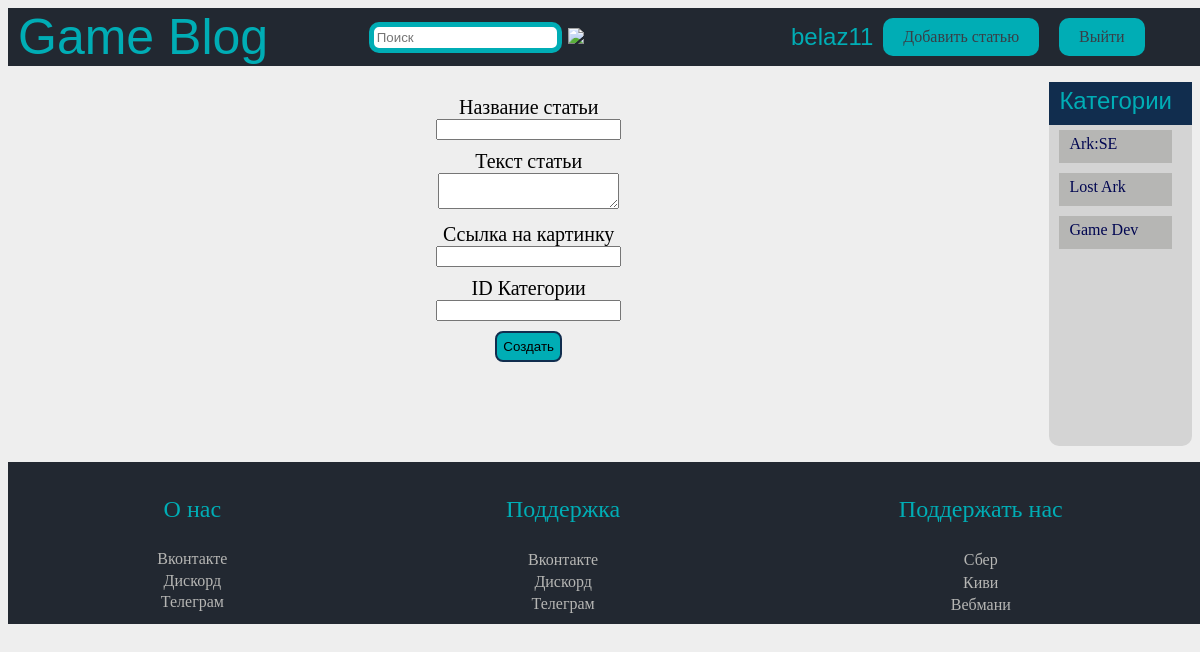
Screenshot of /create_article (signed in) with the database file from the repository.
### database.py (models this page shows, shortened)
class Users(db.Model, UserMixin):
    id = db.Column(db.Integer, primary_key=True, autoincrement=True)
    name = db.Column(db.String(70), nullable=True)
    mail = db.Column(db.String(70), nullable=True, unique=True)
    password = db.Column(db.String(255), nullable=True)
    admin_field = db.Column(db.Boolean, default=False)

class Categories(db.Model):
    id = db.Column(db.Integer, primary_key=True, autoincrement=True)
    name = db.Column(db.String, nullable=True)

### app.py (the view, shortened to what this page needs)
@app.route('/create_article', methods=['GET', 'POST'])
@login_required
def create_article():
    categories = Categories.query.all()
    article_form = ArticleForm()
    return render_template('new_article.html', form=article_form, categories=categories)

### forms.py
class ArticleForm(FlaskForm):
    title = StringField('Название статьи', validators=[DataRequired()], widget=TextInput())
    body = StringField('Текст статьи', validators=[DataRequired()], widget=TextArea())
    category_id = IntegerField('ID Категории', validators=[DataRequired()], widget=TextInput('number'))
    image = StringField('Ссылка на картинку', widget=TextInput())

### app.py (called while the page is built)
@login.user_loader
def load_user(user_id):
    return Users.query.get(int(user_id))

### templates/new_article.html (shortened to what this page needs)
{% extends 'base.html' %}
{% block custom %}
    <link rel="stylesheet" href={{ url_for('static', filename='new_article.css') }}>
{% endblock %}
{% block any_content %}
    <form action="{{ url_for('create_article') }}" method="POST" class="main_create">
        <div class="form-block"><p class="block-label">{{ form.title.label }}</p>{{ form.title(class_="block") }}</div>
        <div class="form-block"><p class="block-label">{{ form.body.label }}</p>{{ form.body(class_="block") }}</div>
        <div class="form-block"><p class="block-label">{{ form.image.label }}</p>{{ form.image(class_="block") }}</div>
        <div class="form-block"><p
                class="block-label">{{ form.category_id.label }}</p>{{ form.category_id(class_="block") }}</div>
        <button type="submit" class="button_create">Создать</button>
    </form>
{% endblock %}

### templates/base.html (shortened to what this page needs)
<!DOCTYPE html>
<html lang="ru">
<head>
    {% block custom %}
    {% endblock %}
    <link rel="stylesheet" href={{ url_for('static', filename='style.css') }}>
</head>
<body>
<header>
    <a href="{{ url_for('homepage') }}" class="logo">Game Blog</a>
    <form action="{{ url_for('search') }}">
        <input name="text" class="search" type="search" placeholder="Поиск" aria-label="Поиск">
        <button type="submit">
            <img src="https://img.icons8.com/material-sharp/24/000000/search.png"/>
        </button>
    </form>
    {% if current_user.is_authenticated %}
        <but>
            <a href="#" class="nick-label">{{ current_user.name }}</a>
            <a class="buttons" aria-current="page" href="{{ url_for('create_article') }}">Добавить статью</a>
            <a href="{{ url_for('logout') }}" class="buttons">Выйти</a>
        </but>
    {% else %}
        <but>
            <a class="buttons" href={{ url_for('singup') }}>Sing Up</a>
            <a class="buttons" href={{ url_for('singin') }}>Sing In</a>
        </but>
    {% endif %}
</header>
<main>
    {% block any_content %}
    {% endblock %}
    <ul class="categories">
        <li class="header">
            Категории
        </li>
        {% for categoria in categories %}
            <li class="dropdown">
                <a href=" {{ url_for('categor', cat=categoria.id) }} ">{{ categoria.name }}</a>
            </li>
        {% endfor %}
    </ul>
</main>
<footer>
    <div class="block-footer">
        <p>О нас</p>
        <div class="lin"><a href="#">Вконтакте</a></div>
        <div class="lin"><a href="#">Дискорд</a></div>
        <div class="lin"><a href="#">Телеграм</a></div>
    </div>
    <div class="block-footer">
        <p>Поддержка</p>
        <div class="lin"><a href="#">Вконтакте</a></div>
        <div class="lin"><a href="#">Дискорд</a></div>
        <div class="lin"><a href="#">Телеграм</a></div>
    </div>
    <div class="block-footer">
        <p>Поддержать нас</p>
        <div class="lin"><a href="#">Сбер</a></div>
        <div class="lin"><a href="#">Киви</a></div>
        <div class="lin"><a href="#">Вебмани</a></div>
    </div>
</footer>
</body>
</html>

### static/new_article.css (style rules this page uses)
.main_create { margin: 20px 10px 100px 10px; align-items: center; display: flex; flex-direction: column; width: 100%; }
.button_create { padding: 6px; border-radius: 8px; border: 2px solid #112D4E; margin-top: 10px; background: #00ADB5; max-width: 10%; }
.block-label { margin: 0; text-align: center; font-size: 20px; }
.form-block { margin-top: 10px; }

### static/style.css (style rules this page uses)
body { background-color: #EEEEEE; }
header { top: 0; left: 0; width: 100%; margin: auto; padding-left: 10px; background-color: #222831; display: flex; min-height: auto; }
header a { text-decoration: none; }
.logo { color: #00ADB5 !important; font-size: 50px; font-family: Dubai, sans-serif; }
header .buttons { padding: 10px 20px 10px 20px; background-color: #00ADB5; border-radius: 10px; margin: 10px; }
but { display: flex; align-items: center; margin-right: 4%; margin-left: auto; }
.categories { border-radius: 10px; border: 2px #112D4E; padding: 0; margin-right: 0; margin-left: auto; background-color: #696A6C33; }
.categories li { padding: 5px 20px 10px 10px; margin: 5px 20px 10px 10px; background-color: #b6b6b4; list-style-type: none; }
main { display: flex; }
.categories .header { color: #00ADB5; font-size: x-large; font-family: Calibri, sans-serif; margin: 0 0 0 0; padding: 5px 20px 10px 10px !important; background-color: #112D4E; }
.categories li a { text-decoration: none; color: #000651; }
footer { width: 100%; justify-content: center; padding: 10px; background: #222831; color: #00ADB5; display: flex; }
.block-footer { flex-grow: 1; text-align: center; display: flex; flex-direction: column; }
footer a { margin-top: 1%; display: block; text-decoration: none; color: #b6b6b4; }
footer p { font-size: x-large; }
a { color: #393E46; text-decoration: none; }
header form { display: flex; margin-left: auto; margin-right:auto; }
header form input { margin: auto; padding: 3px; outline: none; box-sizing: border-box; border: 5px solid #00ADB5; border-radius: 10px; }
header form button { background: #222831; border: #00ADB5; }
.nick-label { font-family: "Arial Rounded MT Bold", sans-serif; color: #00ADB5; font-size: x-large; }

### rows the page displays
Users: name "belaz11"
Categories: name "Ark:SE"
Categories: name "Lost Ark"
Categories: name "Game Dev"
